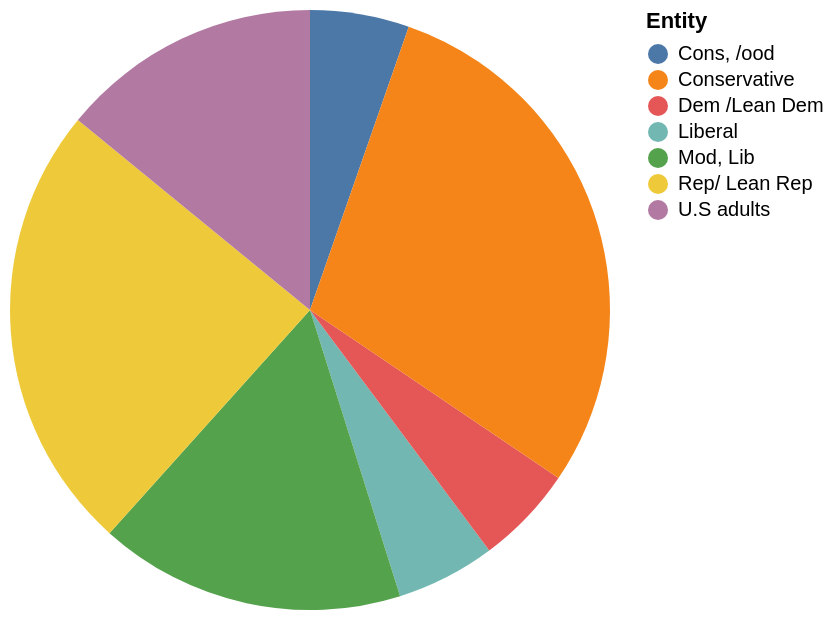

This figure's Vega-Lite source:
### Vega-Lite specification from a JSON file in a GitHub repository (floating-point values rounded to 4 significant figures)
{"$schema": "https://vega.github.io/schema/vega-lite/v5.json", "description": "Pie chart auto-generated from CSV", "data": {"values": [{"Entity": "Liberal", "No confidence at all": "11", "No confidence at all.1": "38", "Not too much confidence": "44", "a fair amount of confidence": "5", "A great deal of confidence": "0"}, {"Entity": "Cons, /ood", "No confidence at all": "11", "No confidence at all.1": "43", "Not too much confidence": "37", "a fair amount of confidence": "0", "A great deal of confidence": "0"}, {"Entity": "Dem /Lean Dem", "No confidence at all": "11", "No confidence at all.1": "41", "Not too much confidence": "40", "a fair amount of confidence": "6", "A great deal of confidence": "0"}, {"Entity": "Mod, Lib", "No confidence at all": "34", "No confidence at all.1": "41", "Not too much confidence": "19", "a fair amount of confidence": "3", "A great deal of confidence": "0"}, {"Entity": "Conservative", "No confidence at all": "60", "No confidence at all.1": "30", "Not too much confidence": "8", "a fair amount of confidence": "1", "A great deal of confidence": "0"}, {"Entity": "Rep/ Lean Rep", "No confidence at all": "50", "No confidence at all.1": "34", "Not too much confidence": "12", "a fair amount of confidence": "2", "A great deal of confidence": "0"}, {"Entity": "U.S adults", "No confidence at all": "29", "No confidence at all.1": "38", "Not too much confidence": "27", "a fair amount of confidence": "0", "A great deal of confidence": "0"}]}, "mark": "arc", "encoding": {"theta": {"field": "No confidence at all", "type": "quantitative"}, "color": {"field": "Entity", "type": "nominal"}}}
